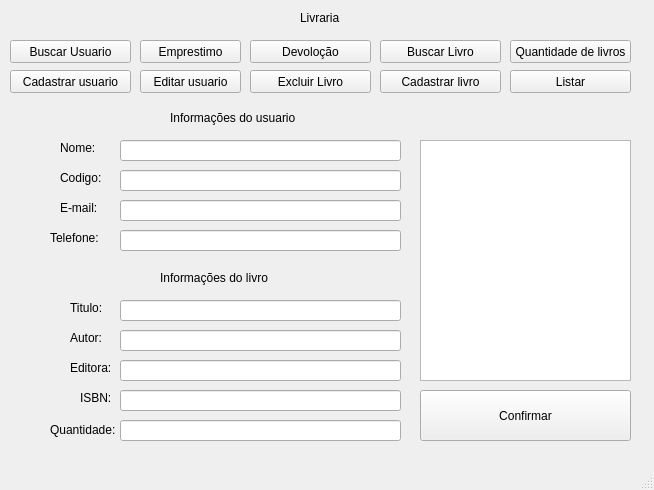
<?xml version="1.0" encoding="UTF-8"?>
<ui version="4.0">
 <class>MainWindow</class>
 <widget class="QMainWindow" name="MainWindow">
  <property name="geometry">
   <rect>
    <x>0</x>
    <y>0</y>
    <width>654</width>
    <height>490</height>
   </rect>
  </property>
  <property name="windowTitle">
   <string>MainWindow</string>
  </property>
  <widget class="QWidget" name="centralWidget">
   <widget class="QLineEdit" name="lineEdit_Nome">
    <property name="geometry">
     <rect>
      <x>120</x>
      <y>140</y>
      <width>281</width>
      <height>21</height>
     </rect>
    </property>
   </widget>
   <widget class="QLabel" name="label">
    <property name="geometry">
     <rect>
      <x>300</x>
      <y>10</y>
      <width>51</width>
      <height>16</height>
     </rect>
    </property>
    <property name="text">
     <string>Livraria</string>
    </property>
   </widget>
   <widget class="QLabel" name="label_2">
    <property name="geometry">
     <rect>
      <x>60</x>
      <y>140</y>
      <width>51</width>
      <height>16</height>
     </rect>
    </property>
    <property name="text">
     <string>Nome:</string>
    </property>
   </widget>
   <widget class="QLineEdit" name="lineEdit_codigo">
    <property name="geometry">
     <rect>
      <x>120</x>
      <y>170</y>
      <width>281</width>
      <height>21</height>
     </rect>
    </property>
   </widget>
   <widget class="QLabel" name="label_3">
    <property name="geometry">
     <rect>
      <x>60</x>
      <y>170</y>
      <width>51</width>
      <height>16</height>
     </rect>
    </property>
    <property name="text">
     <string>Codigo:</string>
    </property>
   </widget>
   <widget class="QLineEdit" name="lineEdit_Email">
    <property name="geometry">
     <rect>
      <x>120</x>
      <y>200</y>
      <width>281</width>
      <height>21</height>
     </rect>
    </property>
   </widget>
   <widget class="QLabel" name="label_4">
    <property name="geometry">
     <rect>
      <x>60</x>
      <y>200</y>
      <width>51</width>
      <height>16</height>
     </rect>
    </property>
    <property name="text">
     <string>E-mail:</string>
    </property>
   </widget>
   <widget class="QLineEdit" name="lineEdit_Telefone">
    <property name="geometry">
     <rect>
      <x>120</x>
      <y>230</y>
      <width>281</width>
      <height>21</height>
     </rect>
    </property>
   </widget>
   <widget class="QLabel" name="label_5">
    <property name="geometry">
     <rect>
      <x>50</x>
      <y>230</y>
      <width>71</width>
      <height>16</height>
     </rect>
    </property>
    <property name="text">
     <string>Telefone:</string>
    </property>
   </widget>
   <widget class="QLabel" name="label_6">
    <property name="geometry">
     <rect>
      <x>170</x>
      <y>110</y>
      <width>171</width>
      <height>16</height>
     </rect>
    </property>
    <property name="text">
     <string>Informações do usuario</string>
    </property>
   </widget>
   <widget class="QLineEdit" name="lineEdit_Editora">
    <property name="geometry">
     <rect>
      <x>120</x>
      <y>360</y>
      <width>281</width>
      <height>21</height>
     </rect>
    </property>
   </widget>
   <widget class="QLineEdit" name="lineEdit_Titulo">
    <property name="geometry">
     <rect>
      <x>120</x>
      <y>300</y>
      <width>281</width>
      <height>21</height>
     </rect>
    </property>
   </widget>
   <widget class="QLineEdit" name="lineEdit_Autor">
    <property name="geometry">
     <rect>
      <x>120</x>
      <y>330</y>
      <width>281</width>
      <height>21</height>
     </rect>
    </property>
   </widget>
   <widget class="QLabel" name="label_7">
    <property name="geometry">
     <rect>
      <x>70</x>
      <y>330</y>
      <width>51</width>
      <height>16</height>
     </rect>
    </property>
    <property name="text">
     <string>Autor:</string>
    </property>
   </widget>
   <widget class="QLabel" name="label_8">
    <property name="geometry">
     <rect>
      <x>70</x>
      <y>300</y>
      <width>51</width>
      <height>16</height>
     </rect>
    </property>
    <property name="text">
     <string>Titulo:</string>
    </property>
   </widget>
   <widget class="QLabel" name="label_9">
    <property name="geometry">
     <rect>
      <x>70</x>
      <y>360</y>
      <width>61</width>
      <height>16</height>
     </rect>
    </property>
    <property name="text">
     <string>Editora:</string>
    </property>
   </widget>
   <widget class="QLineEdit" name="lineEdit_ISBN">
    <property name="geometry">
     <rect>
      <x>120</x>
      <y>390</y>
      <width>281</width>
      <height>21</height>
     </rect>
    </property>
   </widget>
   <widget class="QLabel" name="label_10">
    <property name="geometry">
     <rect>
      <x>80</x>
      <y>390</y>
      <width>51</width>
      <height>16</height>
     </rect>
    </property>
    <property name="text">
     <string>ISBN:</string>
    </property>
   </widget>
   <widget class="QLabel" name="label_11">
    <property name="geometry">
     <rect>
      <x>160</x>
      <y>270</y>
      <width>141</width>
      <height>16</height>
     </rect>
    </property>
    <property name="text">
     <string>Informações do livro</string>
    </property>
   </widget>
   <widget class="QPushButton" name="pushButton">
    <property name="geometry">
     <rect>
      <x>10</x>
      <y>70</y>
      <width>121</width>
      <height>23</height>
     </rect>
    </property>
    <property name="text">
     <string>Cadastrar usuario</string>
    </property>
   </widget>
   <widget class="QPushButton" name="pushButton_2">
    <property name="geometry">
     <rect>
      <x>380</x>
      <y>70</y>
      <width>121</width>
      <height>23</height>
     </rect>
    </property>
    <property name="text">
     <string>Cadastrar livro</string>
    </property>
   </widget>
   <widget class="QPushButton" name="pushButton_3">
    <property name="geometry">
     <rect>
      <x>510</x>
      <y>70</y>
      <width>121</width>
      <height>23</height>
     </rect>
    </property>
    <property name="text">
     <string>Listar</string>
    </property>
   </widget>
   <widget class="QTextEdit" name="textEdit">
    <property name="geometry">
     <rect>
      <x>420</x>
      <y>140</y>
      <width>211</width>
      <height>241</height>
     </rect>
    </property>
    <property name="readOnly">
     <bool>true</bool>
    </property>
   </widget>
   <widget class="QLabel" name="label_13">
    <property name="geometry">
     <rect>
      <x>50</x>
      <y>420</y>
      <width>91</width>
      <height>20</height>
     </rect>
    </property>
    <property name="text">
     <string>Quantidade:</string>
    </property>
   </widget>
   <widget class="QLineEdit" name="lineEdit_quantidade">
    <property name="geometry">
     <rect>
      <x>120</x>
      <y>420</y>
      <width>281</width>
      <height>21</height>
     </rect>
    </property>
   </widget>
   <widget class="QPushButton" name="pushButton_4">
    <property name="geometry">
     <rect>
      <x>250</x>
      <y>70</y>
      <width>121</width>
      <height>23</height>
     </rect>
    </property>
    <property name="text">
     <string>Excluir Livro</string>
    </property>
   </widget>
   <widget class="QPushButton" name="pushButton_6">
    <property name="geometry">
     <rect>
      <x>140</x>
      <y>70</y>
      <width>101</width>
      <height>23</height>
     </rect>
    </property>
    <property name="text">
     <string>Editar usuario</string>
    </property>
   </widget>
   <widget class="QPushButton" name="pushButton_5">
    <property name="geometry">
     <rect>
      <x>420</x>
      <y>390</y>
      <width>211</width>
      <height>51</height>
     </rect>
    </property>
    <property name="text">
     <string>Confirmar</string>
    </property>
   </widget>
   <widget class="QPushButton" name="pushButton_8">
    <property name="geometry">
     <rect>
      <x>510</x>
      <y>40</y>
      <width>121</width>
      <height>23</height>
     </rect>
    </property>
    <property name="text">
     <string>Quantidade de livros</string>
    </property>
   </widget>
   <widget class="QPushButton" name="pushButton_9">
    <property name="geometry">
     <rect>
      <x>380</x>
      <y>40</y>
      <width>121</width>
      <height>23</height>
     </rect>
    </property>
    <property name="text">
     <string>Buscar Livro</string>
    </property>
   </widget>
   <widget class="QPushButton" name="pushButton_10">
    <property name="geometry">
     <rect>
      <x>10</x>
      <y>40</y>
      <width>121</width>
      <height>23</height>
     </rect>
    </property>
    <property name="text">
     <string>Buscar Usuario</string>
    </property>
   </widget>
   <widget class="QPushButton" name="pushButton_7">
    <property name="geometry">
     <rect>
      <x>140</x>
      <y>40</y>
      <width>101</width>
      <height>23</height>
     </rect>
    </property>
    <property name="text">
     <string>Emprestimo</string>
    </property>
   </widget>
   <widget class="QPushButton" name="pushButton_11">
    <property name="geometry">
     <rect>
      <x>250</x>
      <y>40</y>
      <width>121</width>
      <height>23</height>
     </rect>
    </property>
    <property name="text">
     <string>Devoloção</string>
    </property>
   </widget>
  </widget>
  <widget class="QMenuBar" name="menuBar">
   <property name="geometry">
    <rect>
     <x>0</x>
     <y>0</y>
     <width>654</width>
     <height>21</height>
    </rect>
   </property>
  </widget>
  <widget class="QStatusBar" name="statusBar"/>
 </widget>
 <layoutdefault spacing="6" margin="11"/>
 <resources/>
 <connections/>
</ui>
